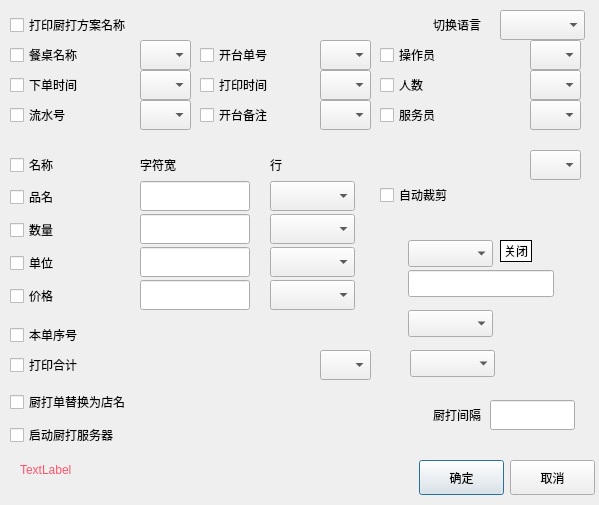
<?xml version="1.0" encoding="UTF-8"?>
<ui version="4.0">
 <class>w_bt_dish_kitchen_dish_param</class>
 <widget class="QDialog" name="w_bt_dish_kitchen_dish_param">
  <property name="geometry">
   <rect>
    <x>0</x>
    <y>0</y>
    <width>599</width>
    <height>505</height>
   </rect>
  </property>
  <property name="windowTitle">
   <string>Dialog</string>
  </property>
  <widget class="lds_ComboBox" name="kt_fmt_table_fmts">
   <property name="geometry">
    <rect>
     <x>408</x>
     <y>240</y>
     <width>85</width>
     <height>27</height>
    </rect>
   </property>
  </widget>
  <widget class="lds_ComboBox" name="kt_lineEdit_ch_tableno_scale">
   <property name="geometry">
    <rect>
     <x>140</x>
     <y>40</y>
     <width>51</width>
     <height>30</height>
    </rect>
   </property>
  </widget>
  <widget class="lds_ComboBox" name="kt_lineEdit_ch_serialno_scale">
   <property name="geometry">
    <rect>
     <x>140</x>
     <y>100</y>
     <width>51</width>
     <height>30</height>
    </rect>
   </property>
  </widget>
  <widget class="lds_ComboBox" name="kt_lineEdit_vch_operid_scale">
   <property name="geometry">
    <rect>
     <x>530</x>
     <y>40</y>
     <width>51</width>
     <height>30</height>
    </rect>
   </property>
  </widget>
  <widget class="lds_ComboBox" name="kt_lineEdit_dt_operdate_scale">
   <property name="geometry">
    <rect>
     <x>140</x>
     <y>70</y>
     <width>51</width>
     <height>30</height>
    </rect>
   </property>
  </widget>
  <widget class="lds_ComboBox" name="kt_lineEdit_ch_billno_scale">
   <property name="geometry">
    <rect>
     <x>320</x>
     <y>40</y>
     <width>51</width>
     <height>30</height>
    </rect>
   </property>
  </widget>
  <widget class="lds_ComboBox" name="kt_lineEdit_dt_cur_scale">
   <property name="geometry">
    <rect>
     <x>320</x>
     <y>70</y>
     <width>51</width>
     <height>30</height>
    </rect>
   </property>
  </widget>
  <widget class="lds_ComboBox" name="kt_checkBox_vch_memo_scale">
   <property name="geometry">
    <rect>
     <x>320</x>
     <y>100</y>
     <width>51</width>
     <height>30</height>
    </rect>
   </property>
  </widget>
  <widget class="lds_ComboBox" name="kt_lineEdit_int_person_scale">
   <property name="geometry">
    <rect>
     <x>530</x>
     <y>70</y>
     <width>51</width>
     <height>30</height>
    </rect>
   </property>
  </widget>
  <widget class="lds_ComboBox" name="kt_lineEdit_content_scale">
   <property name="geometry">
    <rect>
     <x>530</x>
     <y>150</y>
     <width>51</width>
     <height>30</height>
    </rect>
   </property>
  </widget>
  <widget class="lds_ComboBox" name="kt_checkBox_ch_tailtotal_scale">
   <property name="geometry">
    <rect>
     <x>320</x>
     <y>350</y>
     <width>51</width>
     <height>30</height>
    </rect>
   </property>
  </widget>
  <widget class="lds_toolbar_button" name="pushButton_ok">
   <property name="geometry">
    <rect>
     <x>419</x>
     <y>460</y>
     <width>85</width>
     <height>35</height>
    </rect>
   </property>
   <property name="text">
    <string>确定</string>
   </property>
   <property name="outer_stylesheet" stdset="0">
    <string>pushbutton</string>
   </property>
  </widget>
  <widget class="QCheckBox" name="kt_checkBox_title">
   <property name="geometry">
    <rect>
     <x>10</x>
     <y>150</y>
     <width>120</width>
     <height>30</height>
    </rect>
   </property>
   <property name="text">
    <string>名称</string>
   </property>
  </widget>
  <widget class="QCheckBox" name="kt_checkBox_dt_cur">
   <property name="geometry">
    <rect>
     <x>200</x>
     <y>70</y>
     <width>110</width>
     <height>30</height>
    </rect>
   </property>
   <property name="text">
    <string>打印时间</string>
   </property>
  </widget>
  <widget class="QLineEdit" name="kt_spinBox_num_num_width">
   <property name="geometry">
    <rect>
     <x>140</x>
     <y>214</y>
     <width>110</width>
     <height>30</height>
    </rect>
   </property>
  </widget>
  <widget class="QCheckBox" name="kt_checkBox_vch_memo">
   <property name="geometry">
    <rect>
     <x>200</x>
     <y>100</y>
     <width>110</width>
     <height>30</height>
    </rect>
   </property>
   <property name="text">
    <string>开台备注</string>
   </property>
  </widget>
  <widget class="lds_ComboBox" name="kt_spinBox_num_price_row">
   <property name="geometry">
    <rect>
     <x>270</x>
     <y>280</y>
     <width>85</width>
     <height>30</height>
    </rect>
   </property>
  </widget>
  <widget class="QCheckBox" name="kt_checkBox_num_price">
   <property name="geometry">
    <rect>
     <x>10</x>
     <y>281</y>
     <width>120</width>
     <height>30</height>
    </rect>
   </property>
   <property name="text">
    <string>价格</string>
   </property>
  </widget>
  <widget class="QLabel" name="label_2">
   <property name="geometry">
    <rect>
     <x>140</x>
     <y>150</y>
     <width>111</width>
     <height>30</height>
    </rect>
   </property>
   <property name="text">
    <string>字符宽</string>
   </property>
  </widget>
  <widget class="QLabel" name="label_5">
   <property name="geometry">
    <rect>
     <x>350</x>
     <y>400</y>
     <width>131</width>
     <height>30</height>
    </rect>
   </property>
   <property name="text">
    <string>厨打间隔</string>
   </property>
   <property name="alignment">
    <set>Qt::AlignRight|Qt::AlignTrailing|Qt::AlignVCenter</set>
   </property>
  </widget>
  <widget class="lds_ComboBox" name="kt_spinBox_unit_row">
   <property name="geometry">
    <rect>
     <x>270</x>
     <y>247</y>
     <width>85</width>
     <height>30</height>
    </rect>
   </property>
  </widget>
  <widget class="QLineEdit" name="kt_spinBox_num_price_width">
   <property name="geometry">
    <rect>
     <x>140</x>
     <y>280</y>
     <width>110</width>
     <height>30</height>
    </rect>
   </property>
  </widget>
  <widget class="lds_ComboBox" name="kt_spinBox_num_num_row">
   <property name="geometry">
    <rect>
     <x>270</x>
     <y>214</y>
     <width>85</width>
     <height>30</height>
    </rect>
   </property>
  </widget>
  <widget class="QCheckBox" name="kt_checkBox_unit">
   <property name="geometry">
    <rect>
     <x>10</x>
     <y>248</y>
     <width>120</width>
     <height>30</height>
    </rect>
   </property>
   <property name="text">
    <string>单位</string>
   </property>
  </widget>
  <widget class="QCheckBox" name="kt_checkBox_ch_rowno">
   <property name="geometry">
    <rect>
     <x>10</x>
     <y>320</y>
     <width>241</width>
     <height>30</height>
    </rect>
   </property>
   <property name="text">
    <string>本单序号</string>
   </property>
  </widget>
  <widget class="QCheckBox" name="kt_checkBox_vch_dishname">
   <property name="geometry">
    <rect>
     <x>10</x>
     <y>182</y>
     <width>120</width>
     <height>30</height>
    </rect>
   </property>
   <property name="text">
    <string>品名</string>
   </property>
  </widget>
  <widget class="QLabel" name="label_div_1">
   <property name="geometry">
    <rect>
     <x>10</x>
     <y>145</y>
     <width>518</width>
     <height>2</height>
    </rect>
   </property>
   <property name="minimumSize">
    <size>
     <width>0</width>
     <height>2</height>
    </size>
   </property>
   <property name="maximumSize">
    <size>
     <width>16777215</width>
     <height>2</height>
    </size>
   </property>
   <property name="text">
    <string/>
   </property>
   <property name="outer_stylesheet" stdset="0">
    <string>line_div_h</string>
   </property>
  </widget>
  <widget class="QLabel" name="label_4">
   <property name="geometry">
    <rect>
     <x>360</x>
     <y>10</y>
     <width>121</width>
     <height>30</height>
    </rect>
   </property>
   <property name="text">
    <string>切换语言</string>
   </property>
   <property name="alignment">
    <set>Qt::AlignRight|Qt::AlignTrailing|Qt::AlignVCenter</set>
   </property>
  </widget>
  <widget class="QCheckBox" name="kt_checkBox_ch_tailtotal">
   <property name="geometry">
    <rect>
     <x>10</x>
     <y>350</y>
     <width>241</width>
     <height>30</height>
    </rect>
   </property>
   <property name="text">
    <string>打印合计</string>
   </property>
  </widget>
  <widget class="QCheckBox" name="kt_checkBox_int_person">
   <property name="geometry">
    <rect>
     <x>380</x>
     <y>70</y>
     <width>140</width>
     <height>30</height>
    </rect>
   </property>
   <property name="text">
    <string>人数</string>
   </property>
  </widget>
  <widget class="QLineEdit" name="kt_spinBox_vch_dishname_width">
   <property name="geometry">
    <rect>
     <x>140</x>
     <y>181</y>
     <width>110</width>
     <height>30</height>
    </rect>
   </property>
  </widget>
  <widget class="QLabel" name="label_3">
   <property name="geometry">
    <rect>
     <x>270</x>
     <y>150</y>
     <width>81</width>
     <height>30</height>
    </rect>
   </property>
   <property name="text">
    <string>行</string>
   </property>
  </widget>
  <widget class="QCheckBox" name="kt_checkBox_vch_operid">
   <property name="geometry">
    <rect>
     <x>380</x>
     <y>40</y>
     <width>140</width>
     <height>30</height>
    </rect>
   </property>
   <property name="text">
    <string>操作员</string>
   </property>
  </widget>
  <widget class="QLineEdit" name="kt_fmt_serial_no_desc">
   <property name="geometry">
    <rect>
     <x>408</x>
     <y>270</y>
     <width>146</width>
     <height>27</height>
    </rect>
   </property>
  </widget>
  <widget class="QLineEdit" name="kt_spinBox_unit_width">
   <property name="geometry">
    <rect>
     <x>140</x>
     <y>247</y>
     <width>110</width>
     <height>30</height>
    </rect>
   </property>
  </widget>
  <widget class="QCheckBox" name="kt_checkBox_ktitle2shopname">
   <property name="geometry">
    <rect>
     <x>10</x>
     <y>387</y>
     <width>400</width>
     <height>30</height>
    </rect>
   </property>
   <property name="text">
    <string>厨打单替换为店名</string>
   </property>
  </widget>
  <widget class="QCheckBox" name="kt_checkBox_ch_billno">
   <property name="geometry">
    <rect>
     <x>200</x>
     <y>40</y>
     <width>110</width>
     <height>30</height>
    </rect>
   </property>
   <property name="text">
    <string>开台单号</string>
   </property>
  </widget>
  <widget class="QCheckBox" name="kt_checkBox_num_num">
   <property name="geometry">
    <rect>
     <x>10</x>
     <y>215</y>
     <width>120</width>
     <height>30</height>
    </rect>
   </property>
   <property name="text">
    <string>数量</string>
   </property>
  </widget>
  <widget class="lds_ComboBox" name="kt_spinBox_vch_dishname_row">
   <property name="geometry">
    <rect>
     <x>270</x>
     <y>181</y>
     <width>85</width>
     <height>30</height>
    </rect>
   </property>
  </widget>
  <widget class="QCheckBox" name="kt_checkBox_vch_plan_id">
   <property name="geometry">
    <rect>
     <x>10</x>
     <y>10</y>
     <width>291</width>
     <height>30</height>
    </rect>
   </property>
   <property name="text">
    <string>打印厨打方案名称</string>
   </property>
  </widget>
  <widget class="lds_ComboBox" name="kt_comboBox_vch_language">
   <property name="geometry">
    <rect>
     <x>500</x>
     <y>10</y>
     <width>85</width>
     <height>30</height>
    </rect>
   </property>
  </widget>
  <widget class="lds_ComboBox" name="kt_fmt_vch_operid">
   <property name="geometry">
    <rect>
     <x>408</x>
     <y>310</y>
     <width>85</width>
     <height>27</height>
    </rect>
   </property>
  </widget>
  <widget class="QCheckBox" name="kt_checkBox_ch_tableno">
   <property name="geometry">
    <rect>
     <x>10</x>
     <y>40</y>
     <width>120</width>
     <height>30</height>
    </rect>
   </property>
   <property name="text">
    <string>餐桌名称</string>
   </property>
  </widget>
  <widget class="QCheckBox" name="kt_checkBox_dt_operdate">
   <property name="geometry">
    <rect>
     <x>10</x>
     <y>70</y>
     <width>120</width>
     <height>30</height>
    </rect>
   </property>
   <property name="text">
    <string>下单时间</string>
   </property>
  </widget>
  <widget class="QCheckBox" name="kt_checkBox_ch_serialno">
   <property name="geometry">
    <rect>
     <x>10</x>
     <y>100</y>
     <width>120</width>
     <height>30</height>
    </rect>
   </property>
   <property name="text">
    <string>流水号</string>
   </property>
  </widget>
  <widget class="QLineEdit" name="kt_spinBox_vtimeout">
   <property name="geometry">
    <rect>
     <x>490</x>
     <y>400</y>
     <width>85</width>
     <height>30</height>
    </rect>
   </property>
  </widget>
  <widget class="QPushButton" name="pushButton_hide_ExSet">
   <property name="geometry">
    <rect>
     <x>500</x>
     <y>240</y>
     <width>32</width>
     <height>22</height>
    </rect>
   </property>
   <property name="styleSheet">
    <string notr="true">border:1px solid black;
color:black;
background:white;</string>
   </property>
   <property name="text">
    <string>关闭</string>
   </property>
  </widget>
  <widget class="lds_checkbox_unwrap" name="kt_checkBox_kitchen_start">
   <property name="geometry">
    <rect>
     <x>10</x>
     <y>420</y>
     <width>400</width>
     <height>30</height>
    </rect>
   </property>
   <property name="text">
    <string>启动厨打服务器</string>
   </property>
  </widget>
  <widget class="QLabel" name="label_kitchen_ip">
   <property name="geometry">
    <rect>
     <x>20</x>
     <y>449</y>
     <width>371</width>
     <height>41</height>
    </rect>
   </property>
   <property name="styleSheet">
    <string notr="true">color:#ff546b;</string>
   </property>
   <property name="text">
    <string>TextLabel</string>
   </property>
   <property name="wordWrap">
    <bool>true</bool>
   </property>
  </widget>
  <widget class="lds_toolbar_button" name="pushButton_cancel">
   <property name="geometry">
    <rect>
     <x>510</x>
     <y>460</y>
     <width>85</width>
     <height>35</height>
    </rect>
   </property>
   <property name="text">
    <string>取消</string>
   </property>
   <property name="outer_stylesheet" stdset="0">
    <string>pushbutton</string>
   </property>
  </widget>
  <widget class="lds_ComboBox" name="kt_lineEdit_vch_waiter_scale">
   <property name="geometry">
    <rect>
     <x>530</x>
     <y>100</y>
     <width>51</width>
     <height>30</height>
    </rect>
   </property>
  </widget>
  <widget class="QCheckBox" name="kt_checkBox_vch_waiter">
   <property name="geometry">
    <rect>
     <x>380</x>
     <y>100</y>
     <width>140</width>
     <height>30</height>
    </rect>
   </property>
   <property name="text">
    <string>服务员</string>
   </property>
  </widget>
  <widget class="lds_ComboBox" name="kt_fmt_vch_waiter">
   <property name="geometry">
    <rect>
     <x>410</x>
     <y>350</y>
     <width>85</width>
     <height>27</height>
    </rect>
   </property>
  </widget>
  <widget class="QCheckBox" name="kt_checkBox_name_auto_cut">
   <property name="geometry">
    <rect>
     <x>380</x>
     <y>180</y>
     <width>120</width>
     <height>30</height>
    </rect>
   </property>
   <property name="text">
    <string>自动裁剪</string>
   </property>
  </widget>
 </widget>
 <customwidgets>
  <customwidget>
   <class>lds_ComboBox</class>
   <extends>QComboBox</extends>
   <header>lds_combobox.h</header>
  </customwidget>
  <customwidget>
   <class>lds_toolbar_button</class>
   <extends>QPushButton</extends>
   <header>lds_toolbar_button.h</header>
  </customwidget>
  <customwidget>
   <class>lds_checkbox_unwrap</class>
   <extends>QCheckBox</extends>
   <header>lds_checkbox_unwrap.h</header>
  </customwidget>
 </customwidgets>
 <tabstops>
  <tabstop>pushButton_ok</tabstop>
  <tabstop>pushButton_cancel</tabstop>
  <tabstop>kt_checkBox_ch_tableno</tabstop>
  <tabstop>kt_spinBox_unit_width</tabstop>
  <tabstop>kt_checkBox_ktitle2shopname</tabstop>
  <tabstop>kt_spinBox_vch_dishname_row</tabstop>
  <tabstop>kt_checkBox_num_num</tabstop>
  <tabstop>kt_checkBox_ch_billno</tabstop>
  <tabstop>kt_checkBox_title</tabstop>
  <tabstop>kt_checkBox_dt_cur</tabstop>
  <tabstop>kt_checkBox_vch_memo</tabstop>
  <tabstop>kt_checkBox_num_price</tabstop>
  <tabstop>kt_spinBox_num_price_row</tabstop>
  <tabstop>kt_spinBox_vtimeout</tabstop>
  <tabstop>kt_checkBox_dt_operdate</tabstop>
  <tabstop>kt_spinBox_num_num_width</tabstop>
  <tabstop>kt_spinBox_num_price_width</tabstop>
  <tabstop>kt_spinBox_num_num_row</tabstop>
  <tabstop>kt_checkBox_unit</tabstop>
  <tabstop>kt_spinBox_unit_row</tabstop>
  <tabstop>kt_checkBox_ch_rowno</tabstop>
  <tabstop>kt_checkBox_vch_dishname</tabstop>
  <tabstop>kt_checkBox_ch_tailtotal</tabstop>
  <tabstop>kt_checkBox_int_person</tabstop>
  <tabstop>kt_checkBox_ch_serialno</tabstop>
  <tabstop>kt_spinBox_vch_dishname_width</tabstop>
  <tabstop>kt_checkBox_vch_operid</tabstop>
  <tabstop>kt_fmt_table_fmts</tabstop>
  <tabstop>kt_fmt_serial_no_desc</tabstop>
  <tabstop>kt_checkBox_kitchen_start</tabstop>
  <tabstop>kt_checkBox_vch_plan_id</tabstop>
  <tabstop>kt_comboBox_vch_language</tabstop>
  <tabstop>kt_lineEdit_ch_tableno_scale</tabstop>
  <tabstop>kt_lineEdit_ch_serialno_scale</tabstop>
  <tabstop>kt_lineEdit_vch_operid_scale</tabstop>
  <tabstop>kt_lineEdit_dt_operdate_scale</tabstop>
  <tabstop>kt_lineEdit_ch_billno_scale</tabstop>
  <tabstop>kt_lineEdit_dt_cur_scale</tabstop>
  <tabstop>kt_checkBox_vch_memo_scale</tabstop>
  <tabstop>kt_lineEdit_int_person_scale</tabstop>
  <tabstop>kt_lineEdit_content_scale</tabstop>
  <tabstop>kt_checkBox_ch_tailtotal_scale</tabstop>
  <tabstop>kt_fmt_vch_operid</tabstop>
  <tabstop>pushButton_hide_ExSet</tabstop>
 </tabstops>
 <resources/>
 <connections/>
</ui>
